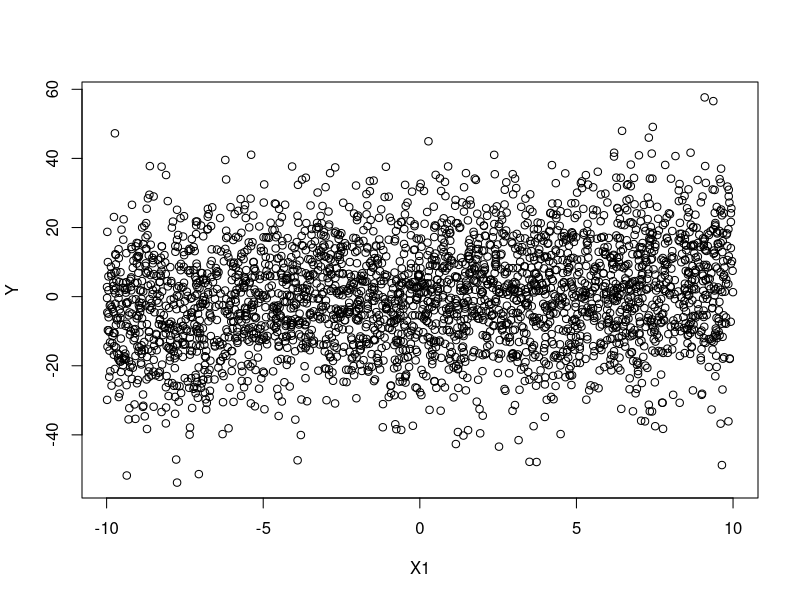

The R source for this figure: (Note: this script raises an error after producing the figure.)
set.seed(151)

n <- 3000

X1 <- runif(n, -10, 10)
X2 <- sample(c('blue pill', 'red pill'), n, replace=TRUE)

blue <- ifelse(X2 == 'blue pill', 1, 0)
red <- ifelse(X2 == 'red pill', 1, 0)
green <- ifelse(X2 == 'green pill', 1, 0)
mystery <- ifelse(X2 == 'mystery pill', 1, 0)

beta0 <- 4
beta1 <- .2
beta2 <- .03
beta3 <- -.01

beta4 <- -7
beta5 <- 0
beta6 <- .02
beta7 <- .02

beta8 <- -1
beta9 <- -.03
beta10 <- -.08
beta11 <- .009

beta12 <- -2
beta13 <- -.19
beta14 <- -.02
beta15 <- 0

beta16 <- -3
beta17 <- -.4
beta18 <- -.06
beta19 <- .02

sigma <- 15

Y <- 
     beta0 + beta1*X1 + beta2*X1^2 + beta3*X1^3 +
     beta4*blue + beta5*X1*blue + beta6*X1^2*blue + beta7*X1^3*blue +
     beta8*red + beta9*X1*red + beta10*X1^2*red + beta11*X1^3*red +
     # beta12*green + beta13*X1*green + beta14*X1^2*green + beta15*X1^3*green +
     # beta16*mystery + beta17*X1*mystery + beta18*X1^2*mystery + beta19*X1^3*mystery +
  rnorm(n, 0, sigma)

myData <- data.frame(
            Y = Y
            ,
            X1 = X1
            ,
            X2 = X2
            ,
            X3 = rf(n, 3, 9)
            ,
            X4 = rf(n, 2, 5)
            ,
            X5 = sample(c(0,1), n, replace=TRUE)
            ,
            X6 = rf(n, 2, 5) + rt(n, 1)^2
            ,
            X7 = sample(c(0,1), n, replace=TRUE)
            ,
            X8 = runif(n, -20, 5)
            ,
            X9 = rpois(n, 3.2)
            ,
            X10 = rbinom(n, 30, .5)
          )

plot(Y ~ X1, data = myData)


pairs(myData)

mylm <- lm(Y ~ X1 + X2 + X1:X2 + I(X1^2) + I(X1^3) + I(X1^2):X2 + I(X1^3):X2, data = myData)

summary(mylm)

b <- coef(mylm)
curve(b[1] + b[2]*x + b[3]*x^2 + b[4]*x^3, add=TRUE, col=palette()[1], lwd=4)
